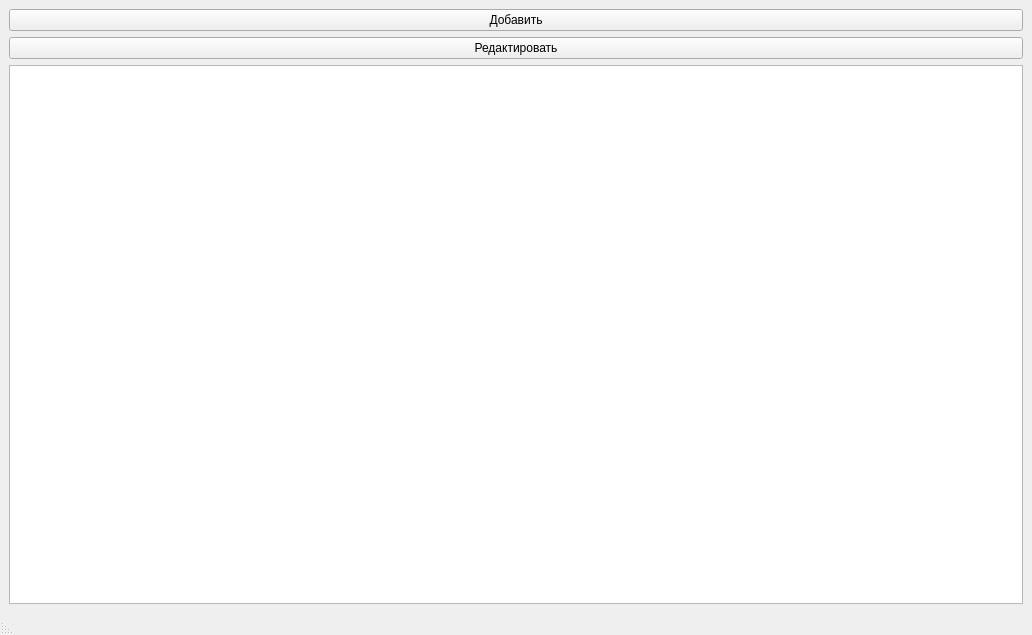
<?xml version="1.0" encoding="UTF-8"?>
<ui version="4.0">
 <class>MainWindow</class>
 <widget class="QMainWindow" name="MainWindow">
  <property name="geometry">
   <rect>
    <x>0</x>
    <y>0</y>
    <width>1032</width>
    <height>635</height>
   </rect>
  </property>
  <property name="sizePolicy">
   <sizepolicy hsizetype="Maximum" vsizetype="Maximum">
    <horstretch>0</horstretch>
    <verstretch>0</verstretch>
   </sizepolicy>
  </property>
  <property name="windowTitle">
   <string>Latte Macchiato</string>
  </property>
  <property name="layoutDirection">
   <enum>Qt::RightToLeft</enum>
  </property>
  <widget class="QWidget" name="centralwidget">
   <property name="maximumSize">
    <size>
     <width>1044</width>
     <height>618</height>
    </size>
   </property>
   <property name="layoutDirection">
    <enum>Qt::RightToLeft</enum>
   </property>
   <layout class="QVBoxLayout" name="verticalLayout">
    <item>
     <widget class="QPushButton" name="pushButton">
      <property name="text">
       <string>Добавить</string>
      </property>
     </widget>
    </item>
    <item>
     <widget class="QPushButton" name="pushButton_2">
      <property name="text">
       <string>Редактировать</string>
      </property>
     </widget>
    </item>
    <item>
     <widget class="QTableView" name="tableView">
      <property name="layoutDirection">
       <enum>Qt::LeftToRight</enum>
      </property>
     </widget>
    </item>
   </layout>
  </widget>
  <widget class="QMenuBar" name="menubar">
   <property name="geometry">
    <rect>
     <x>0</x>
     <y>0</y>
     <width>1032</width>
     <height>21</height>
    </rect>
   </property>
  </widget>
  <widget class="QStatusBar" name="statusbar"/>
 </widget>
 <resources/>
 <connections/>
</ui>
